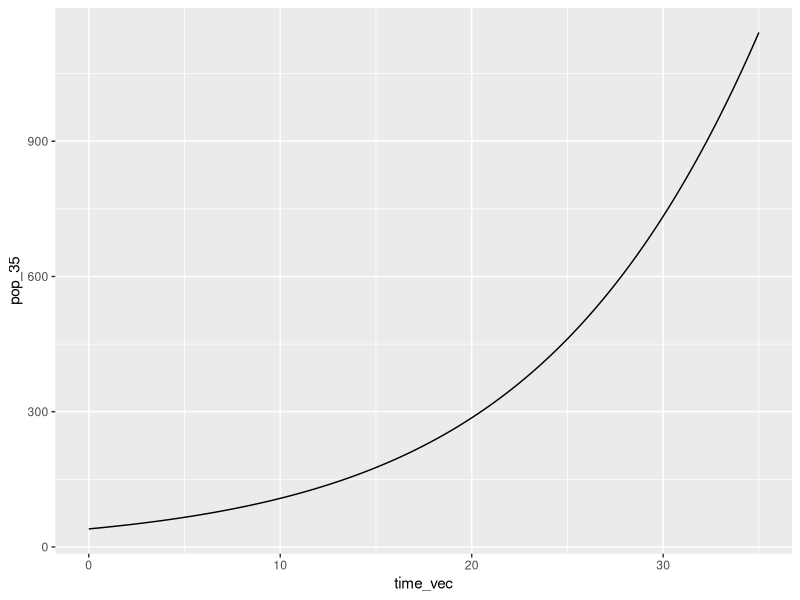
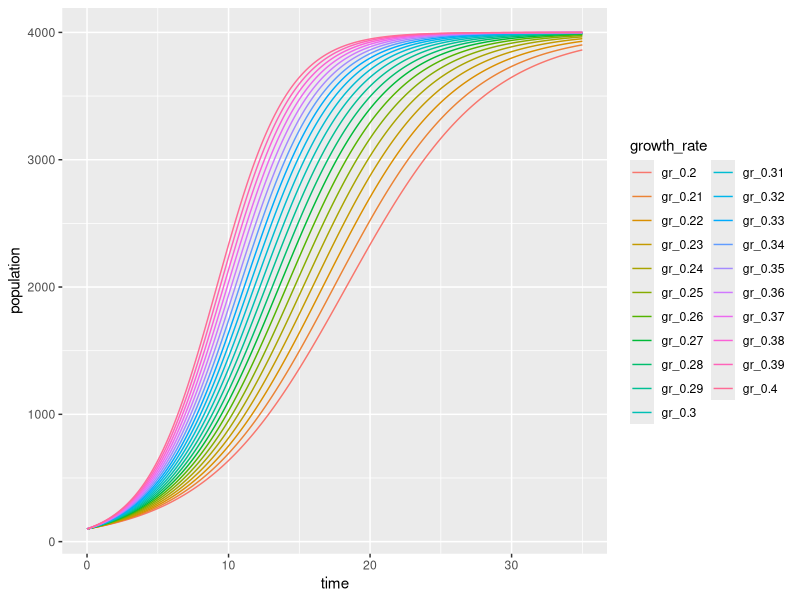

Write the R code that produced these figures, in order. (Note: this script raises an error after producing the figures.)
## ---- chunk 1
knitr::opts_chunk$set(echo = TRUE)
## ---- chunk 2
library(tidyverse)
## ---- chunk 3
dosage <- c(10, 100, 1000)
dose_index <- vector(mode = "character", length = length(dosage))

for (i in seq_along(dosage)) {
  k <- paste0("zinc_", dosage[i])
  dose_index[i] <- k
}
## ---- chunk 4
# Stored vectors 
file_prefix <- c("temp", "ph", "salinity")
file_suffix <- c(1, 2, 3, 4, 5)

#nested for loop seq_along
#note i = 1, j = 2 output temp_2 etc.
for (i in seq_along(file_prefix)) {
  for(j in seq_along(file_suffix)) {
    print(paste0(file_prefix[i], "_", file_suffix[j]))
  }
}
## ---- chunk 5
odds <- c(1, 3, 5)
evens <- c(2, 4, 6, 8)

for(i in seq_along(odds)) {
  for(j in seq_along(evens)) {
    print(odds[i] * evens[i])
  }
}
## ---- chunk 6
#function name               #argument values 
function_name <- function(bird, dog) {
pets = bird + dog                         #body
return(pets)                              #outputs
}
## ---- chunk 7
exclaim_age <- function(age) {
  print(paste("I am", age, "years old!"))
}
exclaim_age(age = 10)
## ---- chunk 8
quarter_splits <- c(1.0, 1.1, 1.2, 1.1, 1.4, 1.5, 1.6, 1.4)
for (i in seq_along(quarter_splits)) {
  half_time <- quarter_splits[i] + quarter_splits[i +1]
  print(half_time)
}
## ---- chunk 9
animal_age <- function(animal, age) {
  if(animal == "dog") {
    print (age * 7)
  } else if (animal == "goat") {
    print(age * 4.7)
  }
}

# Now using function with specified elements 
animal_age(animal = "goat", age = 7)
animal_age(animal = "dog", age = 2)
## ---- chunk 10
double_this <- function(my_value) {
  print(2 * my_value)
}

double_this(my_value = 5)
double_this(200)
double_this(c(1, 2, 10, 100, 175))
## ---- chunk 11
exclaim_ages <- function(your_name, your_age) {
  print(paste("My name is", your_name, "and I am", your_age, "years old!"))
}

exclaim_ages(your_name = "Teddy", your_age = 4)
## ---- chunk 12
convert_animal_age <- function(animal, human_age) {
  if (animal == "dog") {
    print(human_age * 7)
  } else if(animal == "goat") {
    print(human_age * 4.7)
  } else {
    print("Please enter dog or goat for animal.")
  }
}

convert_animal_age(animal = "dog", human_age = 12)
convert_animal_age(animal = "goat", human_age = 5)
convert_animal_age(animal = "pika", human_age = 2)
## ---- chunk 13
#load tribble() of tidyverse
# Make a data frame with tribble() function 
dog_choice <- tribble(
  ~dog_name, ~food,
  "Khora", "everything",
  "Teddy", "salmon",
  "Waffle", "pancakes",
  "Banjo", "chicken"
)

#just given a dog name pull information from data frame 
#created subset data fram
#pulled specified data from subset 
dog_menu <- function(name) {
  my_subset <- filter(dog_choice, dog_name == name)
  #print(my_subset)
  print(paste("My name is", my_subset$dog_name, "and my favorite foood is", my_subset$food))
}

dog_menu(name = "Teddy")
## ---- chunk 14
#apply function essentially
means_over_columns <- function(df) {
  for (i in seq_along(df)) {
    col_mean <- mean(df[[i]], na.rm = TRUE)
    column_name <- colnames(df[i])
    print(paste("The mean value of", column_name, "is", col_mean))
  }
}

means_over_columns(df = mtcars)
means_over_columns(df = faithful)
## ---- chunk 15
#unequal sizes in vectors then they line up, but need to be carefull if they are exactly the same.
apples <- c(1,2,3,4)
price <- c(7,10,25)
#creating empty matrix
fruit_out <- matrix(nrow = length(price), ncol = length(apples))

#how you store it tells you how it will populate
#rows populate first and then columns in this case 
for(i in seq_along(apples)) {
  for(j in seq_along(price)) {
    total_cost <- price[j] * apples[i]
    fruit_out[j, i] <- total_cost
  }
}
## ---- chunk 16
coffee <- c(1,2,3,4,5)
price <- c(3.50,4.50,5.00)
#creating empty matrix
coffee_price <- matrix(nrow = length(price), ncol = length(coffee))

#how you store it tells you how it will populate
#rows populate first and then columns in this case 
for(i in seq_along(coffee)) {
  for(j in seq_along(price)) {
    total_cost <- price[j] * coffee[i]
    coffee_price[j, i] <- total_cost
  }
}
## ---- chunk 17
clothing <- c("shirt", "pants", "shoes")
color <- c("purple", "red", "blue", "white")

our_clothes <- matrix(nrow = length(color), ncol = length(clothing))

for(i in seq_along(clothing)) {
  for(j in seq_along(color)) {
    clothing_details <- paste(color[j], clothing[i])
    our_clothes[j,i] <-clothing_details
  }
}
#view matrix created
our_clothes
## ---- chunk 18
# Make function for logistic growth
#logistic_growth <- function(N0, K, r, time) {
 # Nt <- K / (1 + ((K - N0) / N0) * exp(-r * time))
  #print(Nt)
#}

# now I can create a for loop to iterate this over several population growth rates

#for loop

# create a vector of times:
#time_vec <- seq(from = 0, to = 35, by = 0.1)

#pop_35_vec <- vector(mode = "numeric", length = length(time_vec))

#for(i in 1:length(time_vec)) {
 # population <- logistic_growth(N0 = 100, K = 6000, r = 0.27, time = time_vec[i])
  #pop_35_vec[i] <- population
#}
## ---- chunk 19
#logistic growth function
logistic_growth <- function(N0, K, r, time) {
  Nt <- K / (1 + ((K - N0) / N0) * exp(-r * time))
  print(Nt)
}

#Create a sequence of growth rate values:
r_seq <- seq(from = 0.20, to = 0.40, by = 0.01)
time_vec <- seq(from = 0, to = 35, by = 0.1)
#Create a matrix to store the outputs
out_matrix <- matrix(nrow = length(time_vec), ncol = length(r_seq))

# Now a nested loop
for(i in 1:length(r_seq)) { #outer loop is growth rates
  for(j in 1:length(time_vec)) { #inter loop is time seq values
  pop <- logistic_growth(N0 = 100, K = 6000, r = r_seq[i], time = time_vec[j])
  out_matrix[j,i] <-pop #store the value in the appropriate row and column
    }
}
## ---- chunk 20
#short cut cmd + option + x
my_function <- function(oranges, rainbow) {
  (oranges*rainbow/2.4)^2
}
## ---- chunk 21
# Create function
logistic_growth <- function(K, N0, r, time) {
  K / (1+ ((K - N0) / N0) * exp(-r * time))
}

#test function:
logistic_growth(K = 5000, N0 = 100, r = 0.07, time = 42)
## ---- chunk 22
#add time vector
time_vec <- seq(from = 0, to = 35, by = 0.1)

# output of estimated population
pop_35 <- logistic_growth(N0 = 40, K = 8000, r = 0.1, time = time_vec)
## ---- chunk 23
# combine data into data frame
pop_time35_df <- data.frame(time_vec, pop_35)
## ---- chunk 24
# Now make graph with data frame created 
ggplot( data = pop_time35_df, aes( x = time_vec, y = pop_35)) + geom_line()
## ---- chunk 25
prop_35_vec <- vector(mode = "numeric", length = length(time_vec))

for(i in seq_along(time_vec)) {
  population <- logistic_growth(N0 = 100, K = 6000, r = 0.27, time = time_vec[i])
  prop_35_vec[i] <- population
}

#view prop_35_vec
## ---- chunk 26
r_seq <- seq(from = 0.20, to = 0.4, by = 0.01)
## ---- chunk 27
#Nested forloop
out_matrix <- matrix(nrow = length(time_vec), ncol = length(r_seq))

for(i in seq_along(r_seq)) {
  for( j in seq_along(time_vec)) {
    pop <- logistic_growth(N0 = 100, K = 4000, r = r_seq[i], time = time_vec[j])
    out_matrix[j,i] <- pop
  }
}

### Now some wrangling 
logistic_df <- data.frame(out_matrix, time = time_vec)

# unamed coloumns 
#we want each column to be named growth rate and r_seq
colnames(logistic_df) <- c(paste0("gr_", r_seq), "time")

## ---- chunk 28
logistic_df_long <- logistic_df |> 
  pivot_longer(cols = -time, values_to = "population", names_to = "growth_rate")

#plot
ggplot(data = logistic_df_long, aes(x = time, y = population)) + 
  geom_line(aes(color = growth_rate)) 
## ---- chunk 29
calc_windpower <- function(rho, radius, windspeed) {
  
  if(windspeed > 130) {
    warning("Whoa, that's really fast. Are you sure?")
  }
  if(rho > 1.225) {
    warning("That air density is suspicious.")
  }
  if(radius < 0) {
    stop("Rotor radius must be a postive value in (meters).")
  }
  
  0.3*rho*pi*(radius^2)*(windspeed^3)
}

calc_windpower(rho = 1.225, radius = 50, windspeed = 35)

calc_windpower(rho = 1.225, radius = -6, windspeed = 15)

calc_windpower(rho = 3.2, radius = 10, windspeed = 15)



